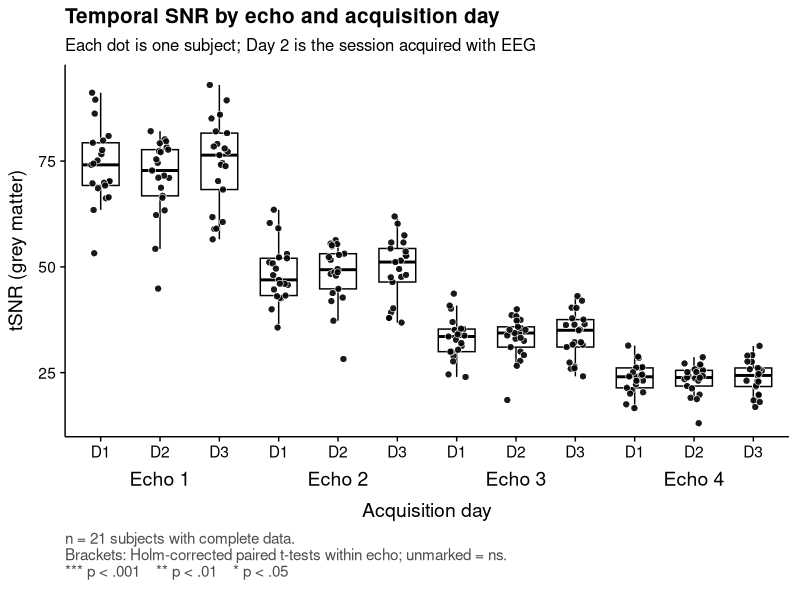
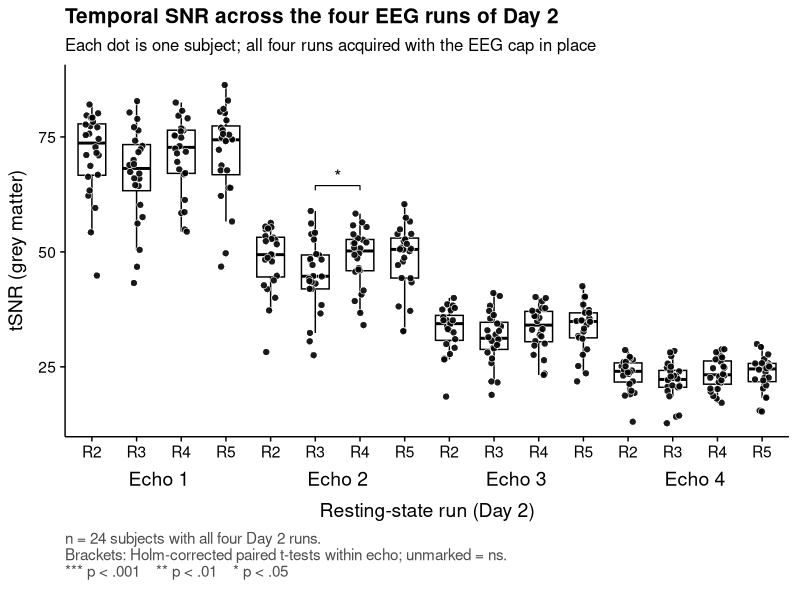
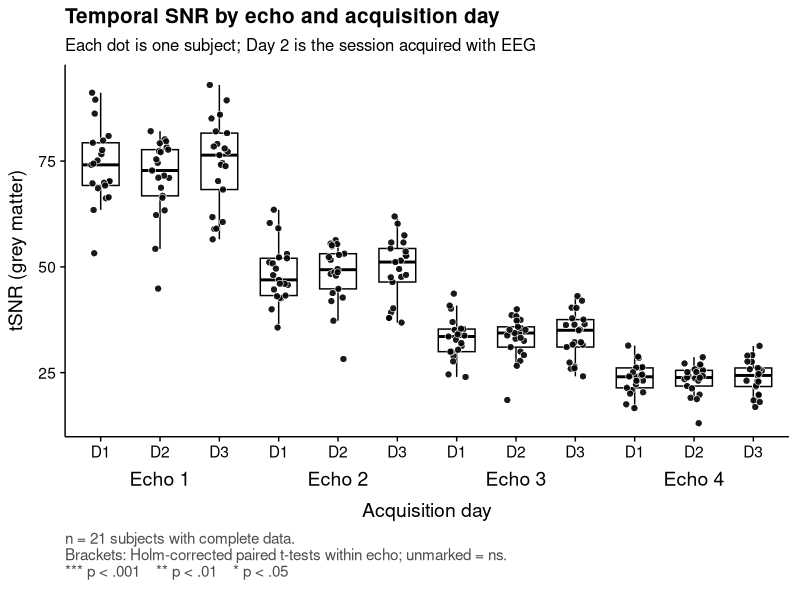
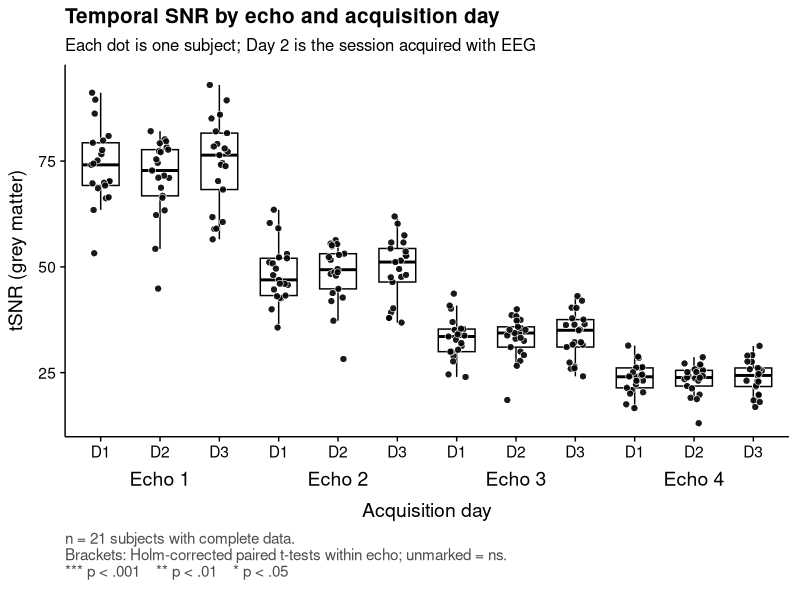
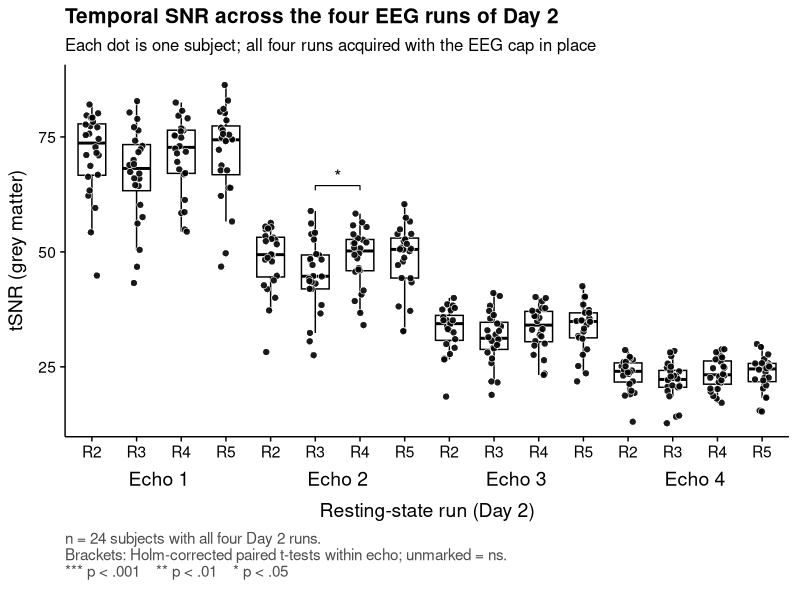
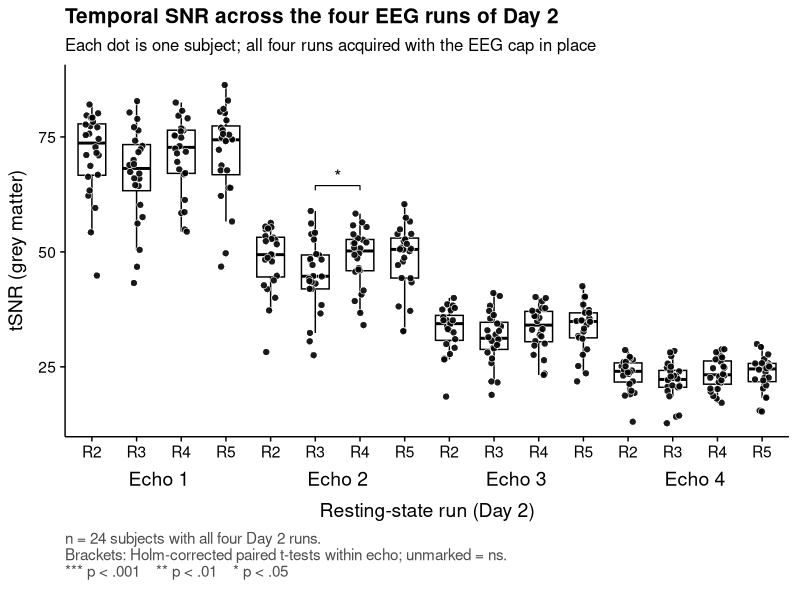

These charts were generated, in order, by the following R code:
## ---- chunk 1
knitr::opts_chunk$set(
  echo = TRUE, message = FALSE, warning = FALSE,
  fig.width = 8, fig.height = 5.5, dpi = 200,
  dev.args = list(bg = "white")
)
library(ggplot2)
library(tidyr)
library(dplyr)
library(rstatix)
library(knitr)

# PNG copies of the figures, for the GitHub-readable summary (RESULTS.md).
dir.create("figures", showWarnings = FALSE)
save_fig <- function(name, plot, w = 17, h = 12) {
  ggsave(paste0(name, ".pdf"), plot, width = w, height = h, units = "cm")
  ggsave(file.path("figures", paste0(name, ".png")), plot,
         width = w, height = h, units = "cm", dpi = 200)
}
## ---- chunk 2
tsnr <- read.csv(
  "tSNR_results.txt",
  header     = TRUE,
  na.strings = c("NA", "NaN", "")
)

names(tsnr)[1] <- "ID"
value_cols <- setdiff(names(tsnr), "ID")

str(tsnr)
## ---- chunk 3
tsnr_long <- tsnr |>
  pivot_longer(
    cols      = all_of(value_cols),
    names_to  = "scan",
    values_to = "tSNR"
  ) |>
  mutate(
    scan = factor(scan, levels = value_cols),
    run  = as.integer(sub("^r(\\d+)e\\d+$", "\\1", scan)),
    echo = factor(as.integer(sub("^r\\d+e(\\d+)$", "\\1", scan)))
  ) |>
  filter(!is.na(tSNR))

head(tsnr_long)
## ---- chunk 4
p_stars <- function(p) {
  ifelse(p < 0.001, "***",
  ifelse(p < 0.01,  "**",
  ifelse(p < 0.05,  "*", NA_character_)))
}

# Lowest free vertical tier per bracket, so that overlapping spans stack
# instead of being drawn on top of each other.
pack_tiers <- function(xmin, xmax, pad = 0.35) {
  tier <- integer(length(xmin))
  for (i in seq_along(xmin)) {
    j <- seq_len(i - 1L)
    t <- 1L
    while (any(tier[j] == t & xmin[i] <= xmax[j] + pad & xmax[i] >= xmin[j] - pad)) {
      t <- t + 1L
    }
    tier[i] <- t
  }
  tier
}

# x-axis cells: one box per echo x group combination, ordered echo-major so the
# groups being compared sit next to each other.
add_cells <- function(d) {
  d   <- d |> mutate(echo = droplevels(echo), grp = droplevels(grp))
  lev <- paste0(rep(levels(d$echo), each = nlevels(d$grp)), "_", levels(d$grp))
  d |> mutate(
    cell = factor(paste0(as.character(echo), "_", as.character(grp)), levels = lev)
  )
}

# pw: within-echo pairwise table with columns echo, group1, group2, p.adj.
# Returns a list of layers, empty if nothing is significant.
sig_geom <- function(pw, d, step_frac = 0.055, tick_frac = 0.014) {
  grp  <- levels(d$grp)
  span <- diff(range(d$tSNR))
  step <- step_frac * span
  tick <- tick_frac * span

  y_echo <- d |>
    group_by(echo) |>
    summarise(y0 = max(tSNR), .groups = "drop") |>
    mutate(echo = as.character(echo))

  b <- pw |>
    ungroup() |>
    mutate(label = p_stars(p.adj), echo = as.character(echo)) |>
    filter(!is.na(label)) |>
    mutate(
      e    = match(echo, levels(d$echo)),
      xmin = (e - 1) * length(grp) + pmin(match(group1, grp), match(group2, grp)),
      xmax = (e - 1) * length(grp) + pmax(match(group1, grp), match(group2, grp))
    ) |>
    left_join(y_echo, by = "echo") |>
    arrange(e, xmax - xmin, xmin) |>
    group_by(e) |>
    mutate(tier = pack_tiers(xmin, xmax)) |>
    ungroup() |>
    mutate(y = y0 + tier * step)

  if (nrow(b) == 0) return(list())

  # Four points per bracket: down-tick, across, down-tick.
  paths <- data.frame(
    id = rep(seq_len(nrow(b)), each = 4),
    x  = as.vector(rbind(b$xmin, b$xmin, b$xmax, b$xmax)),
    y  = as.vector(rbind(b$y - tick, b$y, b$y, b$y - tick))
  )

  list(
    geom_path(
      data = paths, aes(x = x, y = y, group = id),
      colour = "black", linewidth = 0.4, inherit.aes = FALSE
    ),
    geom_text(
      data = b, aes(x = (xmin + xmax) / 2, y = y, label = label),
      vjust = -0.15, size = 4.6, colour = "black", inherit.aes = FALSE
    ),
    expand_limits(y = max(b$y) + 1.8 * step)
  )
}
## ---- chunk 5
base_font <- 14   # readable when the 8 x 5.5 in figure is placed on A4

theme_tsnr <- theme_classic(base_size = base_font) +
  theme(
    panel.grid       = element_blank(),
    axis.line        = element_line(colour = "black", linewidth = 0.5),
    axis.ticks       = element_line(colour = "black", linewidth = 0.5),
    axis.text        = element_text(colour = "black"),
    axis.title       = element_text(colour = "black"),
    axis.title.x     = element_text(margin = margin(t = 30)),
    axis.title.y     = element_text(margin = margin(r = 8)),
    plot.title       = element_text(face = "bold", size = base_font + 1),
    plot.subtitle    = element_text(size = base_font - 2),
    plot.caption     = element_text(size = base_font - 3, hjust = 0, colour = "grey30"),
    plot.margin      = margin(6, 8, 14, 6)
  )

theme_set(theme_tsnr)
## ---- chunk 6
tsnr_panel <- function(d, pw = NULL, title, subtitle, caption, x_title,
                       short = identity) {
  n_g <- nlevels(d$grp)

  # One label per echo, centred under that echo's block of boxes.
  echo_tier <- data.frame(
    x     = (seq_len(nlevels(d$echo)) - 1) * n_g + (n_g + 1) / 2,
    label = paste0("Echo ", levels(d$echo))
  )

  # Jitter is horizontal only, so no point is drawn at a false tSNR value.
  p <- ggplot(d, aes(x = cell, y = tSNR)) +
    geom_boxplot(
      fill = "white", colour = "black",
      linewidth = 0.5, width = 0.62,
      outlier.shape = NA          # outliers are already shown as points below
    ) +
    geom_point(
      position = position_jitter(width = 0.16, height = 0, seed = 42),
      shape = 21, fill = "black", colour = "white",
      size = 2.1, stroke = 0.35, alpha = 0.9
    ) +
    geom_text(
      data = echo_tier, aes(x = x, y = -Inf, label = label),
      vjust = 3.5, size = base_font / .pt, colour = "black",
      inherit.aes = FALSE
    ) +
    scale_x_discrete(labels = \(z) short(sub("^[^_]+_", "", z))) +
    scale_y_continuous(expand = expansion(mult = c(0.04, 0.06))) +
    coord_cartesian(clip = "off") +
    labs(
      title = title, subtitle = subtitle, caption = caption,
      x = x_title, y = "tSNR (grey matter)"
    )

  if (!is.null(pw)) p <- p + sig_geom(pw, d)
  p
}
## ---- chunk 7
runs_keep <- c(1, 2, 6)
day_labels <- c("Day 1", "Day 2", "Day 3")

tsnr_day <- tsnr_long |>
  filter(run %in% runs_keep) |>
  mutate(
    day  = factor(run, levels = runs_keep, labels = day_labels),
    scan = droplevels(scan),
    echo = droplevels(echo)
  )

# The ANOVA is a fully within-subject design, so it needs subjects with a value
# in every day x echo cell.
n_cells <- length(runs_keep) * nlevels(tsnr_day$echo)

tsnr_rm <- tsnr_day |>
  group_by(ID) |>
  filter(dplyr::n() == n_cells) |>
  ungroup() |>
  mutate(ID = factor(ID), grp = day) |>
  add_cells()

cat(
  "Complete cases: ", n_distinct(tsnr_rm$ID), " of ",
  n_distinct(tsnr_day$ID), " subjects\n", sep = ""
)
## ---- chunk 8
tsnr_day |>
  group_by(ID) |>
  filter(dplyr::n() < n_cells) |>
  summarise(runs_present = paste(sort(unique(run)), collapse = ", "), .groups = "drop")
## ---- chunk 9
tsnr_rm |>
  group_by(echo, day) |>
  summarise(
    n      = dplyr::n(),
    mean   = mean(tSNR),
    sd     = sd(tSNR),
    median = median(tSNR),
    IQR    = IQR(tSNR),
    min    = min(tSNR),
    max    = max(tSNR),
    .groups = "drop"
  ) |>
  mutate(across(mean:max, ~ round(.x, 2)))
## ---- chunk 10
fit <- anova_test(tsnr_rm, dv = tSNR, wid = ID, within = c(day, echo))

get_anova_table(fit, correction = "auto")
## ---- chunk 11
fit$`Mauchly's Test for Sphericity`

fit$`Sphericity Corrections`
## ---- chunk 12
tsnr_rm |>
  group_by(day) |>
  summarise(mean = round(mean(tSNR), 2), sd = round(sd(tSNR), 2), .groups = "drop")

tsnr_rm |>
  group_by(echo) |>
  summarise(mean = round(mean(tSNR), 2), sd = round(sd(tSNR), 2), .groups = "drop")
## ---- chunk 13
day_posthoc <- tsnr_rm |>
  group_by(ID, day) |>
  summarise(tSNR = mean(tSNR), .groups = "drop") |>
  pairwise_t_test(tSNR ~ day, paired = TRUE, p.adjust.method = "holm")

day_posthoc |>
  select(group1, group2, statistic, df, p, p.adj, p.adj.signif)
## ---- chunk 14
day_by_echo <- tsnr_rm |>
  group_by(echo) |>
  pairwise_t_test(tSNR ~ day, paired = TRUE, p.adjust.method = "holm")

day_by_echo |>
  select(echo, group1, group2, statistic, df, p, p.adj, p.adj.signif)
## ---- chunk 15
p_tsnr <- tsnr_panel(
  tsnr_rm,
  pw       = day_by_echo,
  title    = "Temporal SNR by echo and acquisition day",
  subtitle = "Each dot is one subject; Day 2 is the session acquired with EEG",
  x_title  = "Acquisition day",
  caption  = paste0(
    "n = ", n_distinct(tsnr_rm$ID), " subjects with complete data.\n",
    "Brackets: Holm-corrected paired t-tests within echo; unmarked = ns.\n",
    "*** p < .001    ** p < .01    * p < .05"
  ),
  short = \(s) sub("^Day ", "D", s)
)

p_tsnr
## ---- chunk 16
# Vector copy at A4 text width, for inclusion in a manuscript.
save_fig("tSNR_boxplot", p_tsnr)
## ---- chunk 17
pct_day <- tsnr_rm |>
  group_by(echo, day) |>
  summarise(mean = mean(tSNR), .groups = "drop") |>
  pivot_wider(names_from = day, values_from = mean) |>
  mutate(
    `Day 2 vs Day 1 (%)` = 100 * (`Day 2` - `Day 1`) / `Day 1`,
    `Day 3 vs Day 1 (%)` = 100 * (`Day 3` - `Day 1`) / `Day 1`
  )

pct_day |>
  mutate(across(where(is.numeric), ~ round(.x, 2)))
## ---- chunk 18
fit_log <- tsnr_rm |>
  mutate(log_tSNR = log(tSNR)) |>
  anova_test(dv = log_tSNR, wid = ID, within = c(day, echo))

get_anova_table(fit_log, correction = "auto")
## ---- chunk 19
runs_d2   <- 2:5
run_labels <- paste("Rest", runs_d2)

tsnr_d2_all <- tsnr_long |>
  filter(run %in% runs_d2) |>
  mutate(
    run_f = factor(run, levels = runs_d2, labels = run_labels),
    scan  = droplevels(scan),
    echo  = droplevels(echo)
  )

n_cells_d2 <- length(runs_d2) * nlevels(tsnr_d2_all$echo)

tsnr_d2 <- tsnr_d2_all |>
  group_by(ID) |>
  filter(dplyr::n() == n_cells_d2) |>
  ungroup() |>
  mutate(ID = factor(ID), grp = run_f) |>
  add_cells()

cat(
  "Complete cases: ", n_distinct(tsnr_d2$ID), " of ",
  n_distinct(tsnr_d2_all$ID), " subjects with any Day 2 run\n", sep = ""
)
## ---- chunk 20
tsnr_d2_all |>
  group_by(ID) |>
  filter(dplyr::n() < n_cells_d2) |>
  summarise(runs_present = paste(sort(unique(run)), collapse = ", "), .groups = "drop")
## ---- chunk 21
tsnr_d2 |>
  group_by(echo, run_f) |>
  summarise(
    n      = dplyr::n(),
    mean   = mean(tSNR),
    sd     = sd(tSNR),
    median = median(tSNR),
    IQR    = IQR(tSNR),
    min    = min(tSNR),
    max    = max(tSNR),
    .groups = "drop"
  ) |>
  mutate(across(mean:max, ~ round(.x, 2)))
## ---- chunk 22
fit_d2 <- anova_test(tsnr_d2, dv = tSNR, wid = ID, within = c(run_f, echo))

get_anova_table(fit_d2, correction = "auto")
## ---- chunk 23
fit_d2$`Mauchly's Test for Sphericity`

fit_d2$`Sphericity Corrections`
## ---- chunk 24
tsnr_d2 |>
  group_by(run_f) |>
  summarise(mean = round(mean(tSNR), 2), sd = round(sd(tSNR), 2), .groups = "drop")

tsnr_d2 |>
  group_by(echo) |>
  summarise(mean = round(mean(tSNR), 2), sd = round(sd(tSNR), 2), .groups = "drop")
## ---- chunk 25
tsnr_d2 |>
  group_by(ID, run_f) |>
  summarise(tSNR = mean(tSNR), .groups = "drop") |>
  pairwise_t_test(tSNR ~ run_f, paired = TRUE, p.adjust.method = "holm") |>
  select(group1, group2, statistic, df, p, p.adj, p.adj.signif)
## ---- chunk 26
run_by_echo <- tsnr_d2 |>
  group_by(echo) |>
  pairwise_t_test(tSNR ~ run_f, paired = TRUE, p.adjust.method = "holm")

run_by_echo |>
  select(echo, group1, group2, statistic, df, p, p.adj, p.adj.signif)
## ---- chunk 27
n_sig_d2 <- sum(run_by_echo$p.adj < 0.05)
cat("Within-echo run comparisons surviving Holm correction: ", n_sig_d2,
    " of ", nrow(run_by_echo), "\n", sep = "")
## ---- chunk 28
p_d2 <- tsnr_panel(
  tsnr_d2,
  pw       = run_by_echo,
  title    = "Temporal SNR across the four EEG runs of Day 2",
  subtitle = "Each dot is one subject; all four runs acquired with the EEG cap in place",
  x_title  = "Resting-state run (Day 2)",
  caption  = paste0(
    "n = ", n_distinct(tsnr_d2$ID), " subjects with all four Day 2 runs.\n",
    "Brackets: Holm-corrected paired t-tests within echo; unmarked = ns.\n",
    if (n_sig_d2 == 0) "No within-echo comparison was significant, so no bracket is drawn."
    else "*** p < .001    ** p < .01    * p < .05"
  ),
  short = \(s) sub("^Rest ", "R", s)
)

p_d2
## ---- chunk 29
save_fig("tSNR_boxplot_day2", p_d2)
## ---- chunk 30
pct_d2 <- tsnr_d2 |>
  group_by(echo, run_f) |>
  summarise(mean = mean(tSNR), .groups = "drop") |>
  pivot_wider(names_from = run_f, values_from = mean) |>
  mutate(
    `Rest 3 vs Rest 2 (%)` = 100 * (`Rest 3` - `Rest 2`) / `Rest 2`,
    `Rest 4 vs Rest 2 (%)` = 100 * (`Rest 4` - `Rest 2`) / `Rest 2`,
    `Rest 5 vs Rest 2 (%)` = 100 * (`Rest 5` - `Rest 2`) / `Rest 2`
  )

pct_d2 |>
  mutate(across(where(is.numeric), ~ round(.x, 2)))
## ---- chunk 31
tsnr_d2 |>
  mutate(log_tSNR = log(tSNR)) |>
  anova_test(dv = log_tSNR, wid = ID, within = c(run_f, echo)) |>
  get_anova_table(correction = "auto")
## ---- chunk 32
at    <- get_anova_table(fit, correction = "auto")
atl   <- get_anova_table(fit_log, correction = "auto")
at2   <- get_anova_table(fit_d2, correction = "auto")
gv    <- function(tab, eff, col) tab[[col]][tab$Effect == eff]
n_sub <- n_distinct(tsnr_rm$ID)

em    <- function(e) round(mean(tsnr_rm$tSNR[tsnr_rm$echo == e]), 1)
dm    <- function(d) round(mean(tsnr_rm$tSNR[tsnr_rm$day  == d]), 1)
rm2m  <- function(r) round(mean(tsnr_d2$tSNR[tsnr_d2$run_f == r]), 1)

# Day 2 cost, as a percentage of the mean of the two non-EEG days.
d2_cost <- 100 * (dm("Day 2") - mean(c(dm("Day 1"), dm("Day 3")))) /
  mean(c(dm("Day 1"), dm("Day 3")))
pct_rng <- range(pct_day$`Day 2 vs Day 1 (%)`)
d13_rng <- range(abs(pct_day$`Day 3 vs Day 1 (%)`))
fmt_p   <- function(p) ifelse(p < 0.001, "< .001", paste0("= ", format(round(p, 3), nsmall = 3)))
## ---- chunk 33
sessionInfo()
